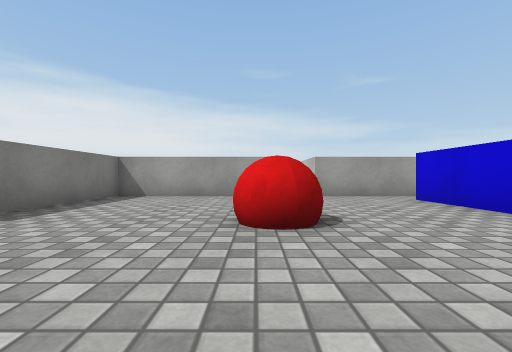
[1] (above)

24 first-person views from a walk through a scene from a Unity 3-D project. The camera is 0.51 m above the floor, looks level and sees 90° across. The floor is counted in squares, 1 m on a side. Each view is taken from the middle of a square. On the plan, view 1 faces up. The plan holds only what a view shows up to about 9 squares ahead; the rest is blank. Surface patterns are stand-ins for the level's own textures.

[2]
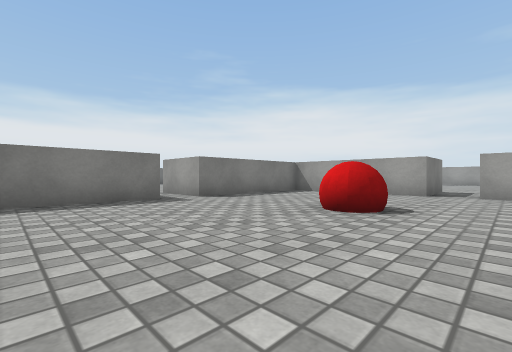

[3]
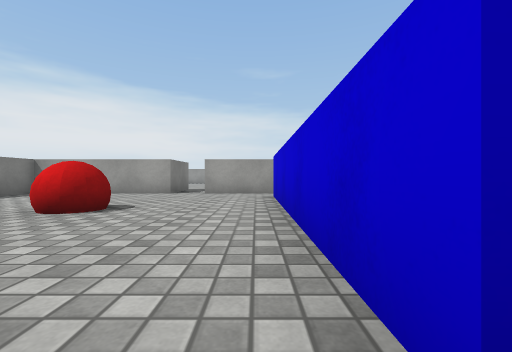

[4]
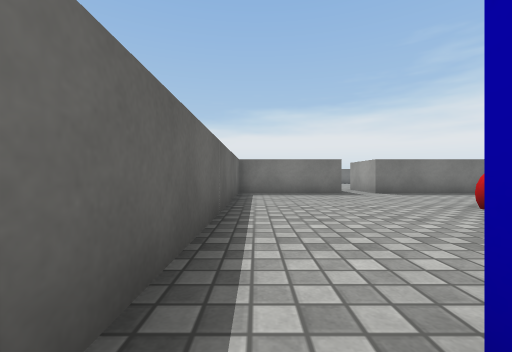

[5]
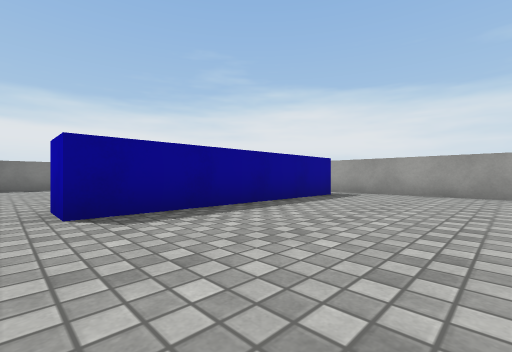

[6]
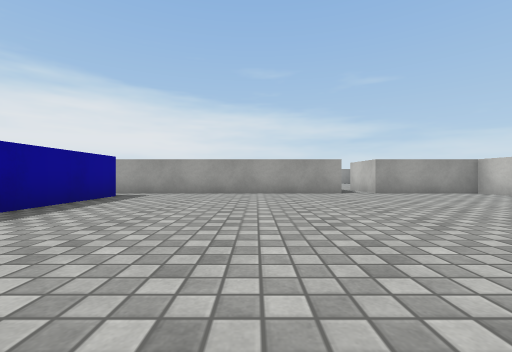

[7]
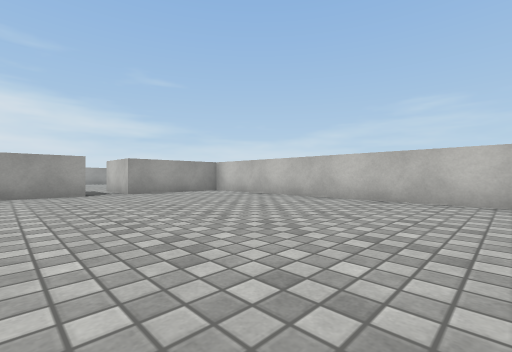

[8]
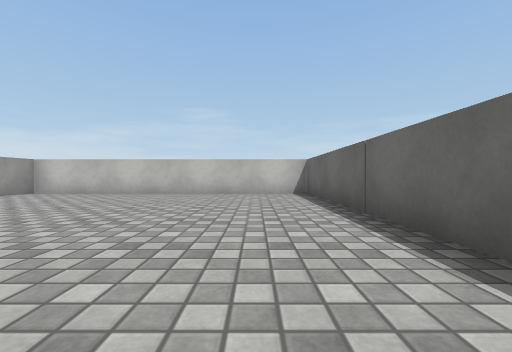

[9]
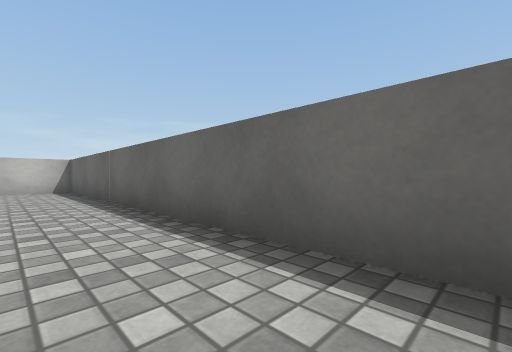

[10]
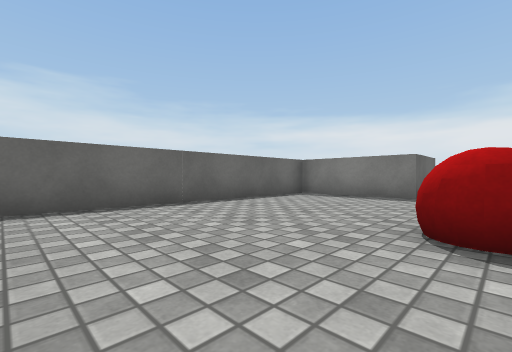

[11]
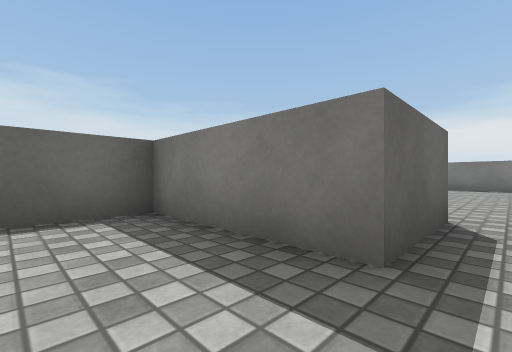

[12]
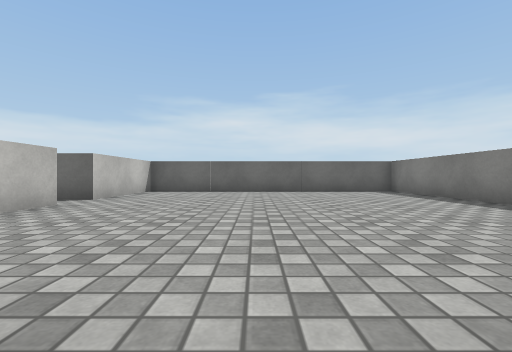

[13]
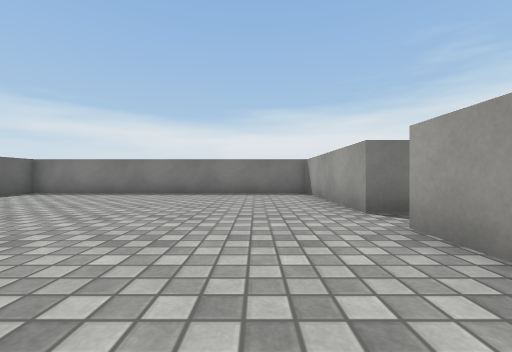

[14]
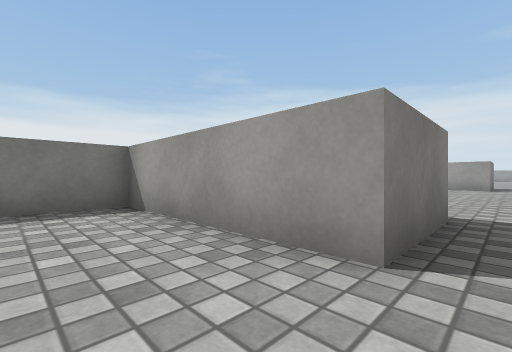

[15]
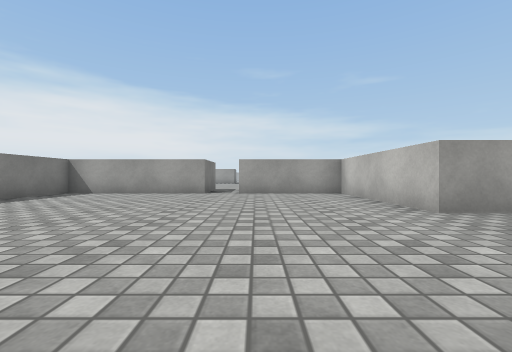

[16]
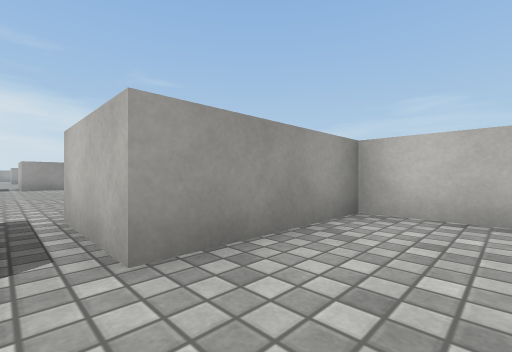

[17]
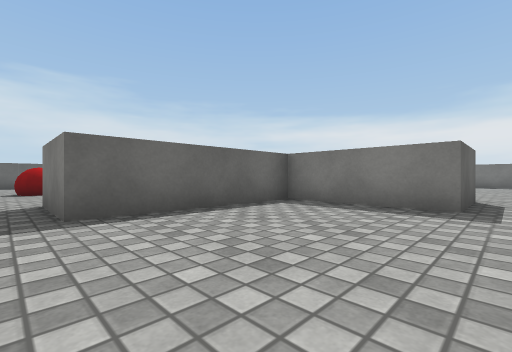

[18]
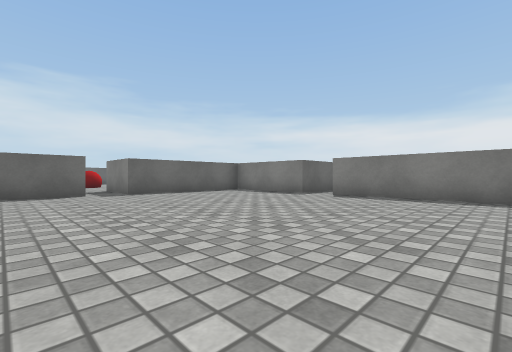

[19]
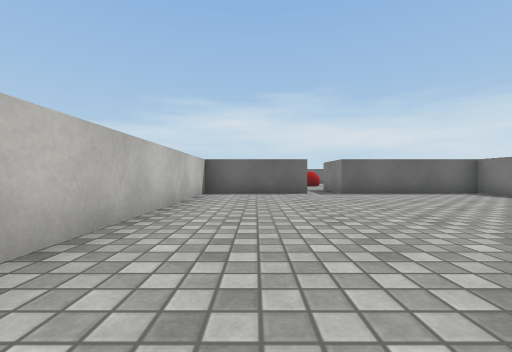

[20]
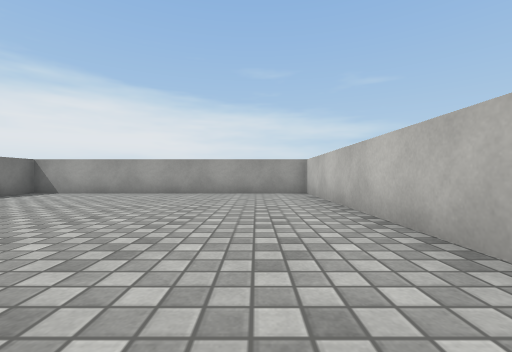

[21]
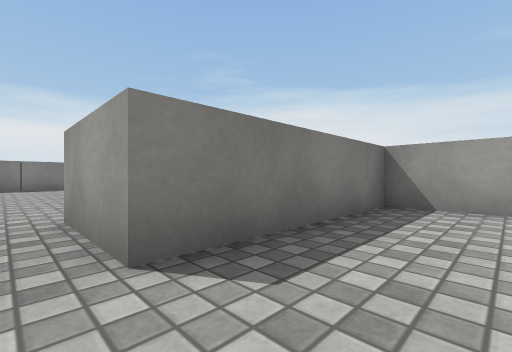

[22]
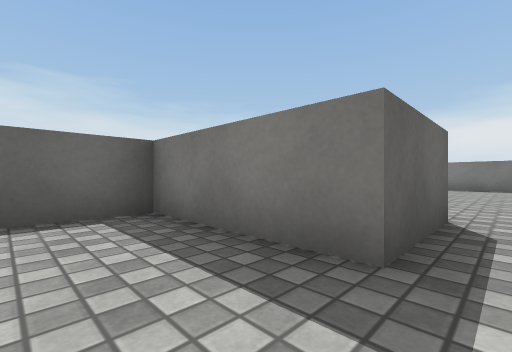

[23]
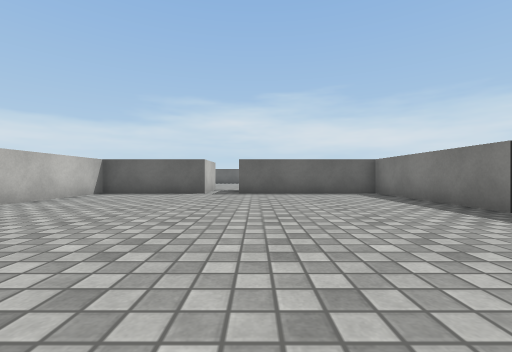

[24]
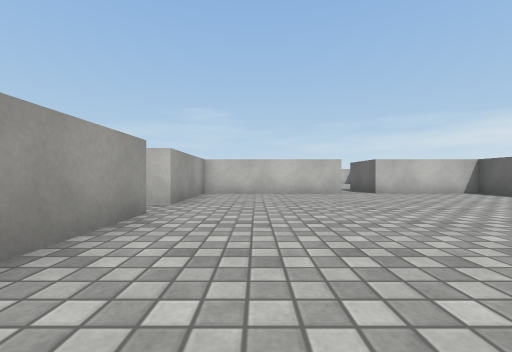

### Floor plan
Points are (right, up) in squares from view 1. A wall is a line through its corners. A room is listed if a view was taken in it or the views show most of it. See-through windows are left out.
Room 1 (views 1, 2, 3, 10, 11)
walls: (3.4, -0.5) (3.4, 5.5); (0.5, 6.5) (-3.5, 6.5) (-3.5, 2.5) (-5.5, 2.5); (-5.5, 1.5) (-3.5, 1.5) (-3.5, -1.5) (3.5, -1.5); (3.5, 6.5) (1.5, 6.5)
ways out: opening at (4, -1) to room 2; opening at (4, 6) to room 2; opening at (-4.5, 2) to room 4; opening at (1, 7.5) to room 5
objects: red ball (0, 3)
Room 2 (views 4, 5, 6, 7, 8, 9)
walls: (10.6, 6.5) (3.5, 6.5); (4.4, 5.5) (4.4, -0.5) (3.4, -0.5); (5, -1.5) (14.5, -1.5) (14.5, 6.5) (11.5, 6.5)
ways out: opening at (4, -1) to room 1; opening at (4, 6) to room 1; opening at (11, 7.5)
Room 3 (views 12, 23, 24)
walls: (-5.5, 12.5) (-5.5, 16.5) (-8.5, 16.5); (-9.5, 16.5) (-11.5, 16.5); (-13.5, 13.2) (-13.5, 8.5) (-9.5, 8.5) (-9.5, 6.5); (-8.5, 6.5) (-8.5, 8.5) (-5.5, 8.5) (-5.5, 11.5)
ways out: opening at (-9, 7.5) to room 4; opening at (-4.5, 12) to room 5; opening at (-9, 17.5)
Room 4 (views 13, 14, 15, 16)
walls: (-9.5, 6.5) (-13.5, 6.5) (-13.5, -1.5) (-5.5, -1.5) (-5.5, 1.5); (-5.5, 2.5) (-5.5, 6.5) (-8.5, 6.5)
ways out: opening at (-4.5, 2) to room 1; opening at (-9, 7.5) to room 3
Room 5 (views 17, 18, 19, 20, 21, 22)
walls: (1.4, 8.5) (4.5, 8.5) (4.5, 16.5) (-3.5, 16.5) (-3.5, 12.5) (-5.5, 12.5); (-5.5, 11.5) (-3.5, 11.5) (-3.5, 8.5) (0.5, 8.5) (0.5, 6.5); (1.5, 6.5) (1.5, 7.2)
ways out: opening at (1, 7.5) to room 1; opening at (-4.5, 12) to room 3

Where each view was taken, in squares from view 1:
view 1: 0 up, 0 right, facing up
view 2: 1 down, 2 right, facing up-left
view 3: 1 down, 3 right, facing up
view 4: 1 down, 4 right, facing left
view 5: 1 down, 8 right, facing up-left
view 6: 1 down, 8 right, facing up
view 7: 1 down, 9 right, facing up-right
view 8: 0 up, 7 right, facing right
view 9: 0 up, 5 right, facing down-right
view 10: 3 up, 3 right, facing down-left
view 11: 2 up, 2 left, facing down-left
view 12: 7 up, 9 left, facing down
view 13: 5 up, 6 left, facing left
view 14: 5 up, 9 left, facing up-left
view 15: 1 down, 8 left, facing up
view 16: 5 up, 9 left, facing up-right
view 17: 12 up, 1 right, facing down-left
view 18: 16 up, 3 right, facing down-left
view 19: 16 up, 3 right, facing down
view 20: 9 up, 3 right, facing up
view 21: 12 up, 2 left, facing up-left
view 22: 12 up, 2 left, facing down-left
view 23: 16 up, 10 left, facing down
view 24: 15 up, 13 left, facing right
